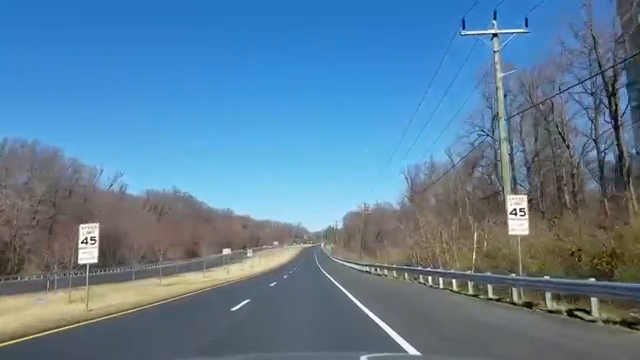
#> input picture frame 89 of road_video.mp4, 640 x 360 px
$ python road_detector_on_video_vid33.py
#> lines starting #> are read from the running program, lines starting #| are printed output that depends on the picture; after the words box and inside, x2 and y2 are one past the last pixel; in counts of white or black regions, pixels touching at a corner belong together
#> further down, frame is the input picture: shape (360, 640, 3); mean B, G, R 152.9, 126.5, 92.3
import matplotlib.pyplot as plt
import cv2
import numpy as np

def region_of_interest(img, vertices):
    mask = np.zeros_like(img)
    # channel_count = img.shape[2]
    match_mask_color = 255  #, ) * channel_count
    cv2.fillPoly(mask, vertices, match_mask_color)
    masked_image = cv2.bitwise_and(img, mask)
    return masked_image

def draw_the_lines(img, lines):
    img = np.copy(img)
    blank_image = np.zeros((img.shape[0], img.shape[1], 3), dtype=np.uint8)

    for line in lines:
        for x1, y1, x2, y2 in line:
            cv2.line(blank_image, (x1, y1), (x2, y2), (0,255,0), thickness=3)


    img = cv2.addWeighted(img, 0.8, blank_image,  1, 0.0)
    return img

# image = cv2.imread('road.jpg')
# image = cv2.cvtColor(image, cv2.COLOR_BGR2RGB)

def process(image):

    # print(image.shape)
    height = image.shape[0]
#> height = 360
    width = image.shape[1]
#> width = 640

    region_of_interest_vertices = [

        (0, height),
        (width/2, height/2),
        (width,height)

        # (120, height),
        # (width / 2, height / 2),
        # (width, 180)
    ]
#> region_of_interest_vertices = [(0, 360), (320, 180), (640, 360)]

    gray_image = cv2.cvtColor(image, cv2.COLOR_RGB2GRAY)
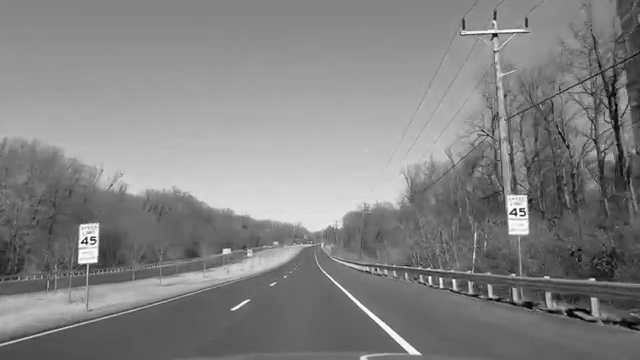
#> gray_image: shape (360, 640); min 0, max 255, mean 130.5
    canny_image = cv2.Canny(gray_image, 100, 120)
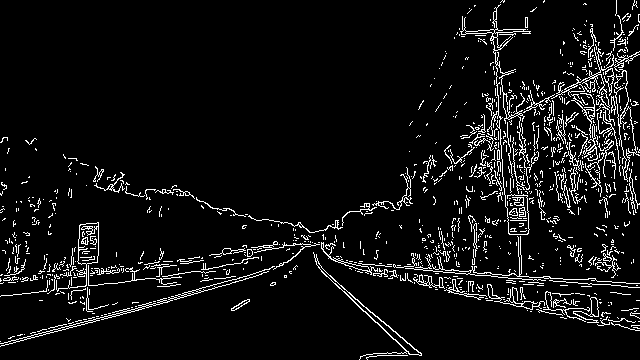
#> canny_image: shape (360, 640); 6.5% white in thin lines or dots

    cropped_image = region_of_interest(canny_image,
            np.array([region_of_interest_vertices], np.int32))
#> in region_of_interest, `cv2.fillPoly(mask, vertices, match_mask_color)`:
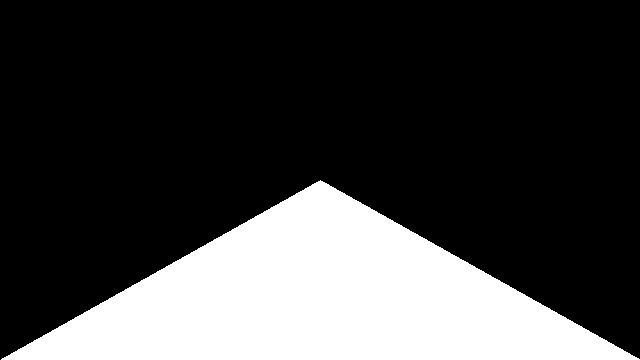
#> mask: shape (360, 640); 25.1% white; 1 white region, box (x1, y1, x2, y2) and area: (1, 180, 640, 360) 57740
#> in region_of_interest, `masked_image = cv2.bitwise_and(img, mask)`:
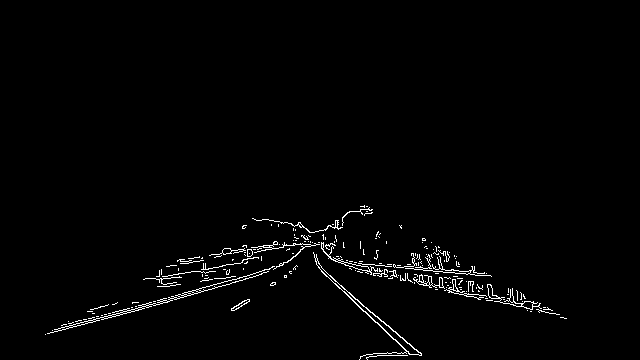
#> masked_image: shape (360, 640); 1.6% white in thin lines or dots, all inside (x1, y1, x2, y2) = (45, 205, 567, 360)
    lines = cv2.HoughLinesP(cropped_image, rho=2, theta=np.pi/60, threshold=50, lines=np.array([]), minLineLength=40, maxLineGap=100)
#> lines = 35 rows, first 6: [61, 325, 360, 245], [45, 334, 386, 243], [245, 245, 552, 310], [52, 330, 360, 247], [275, 221, 393, 339], [224, 248, 491, 276]

    image_with_lines = draw_the_lines(image, lines)
#> the loop in draw_the_lines, `for line in lines:` made 35 passes
#> line on passes 1 to 12: [[61, 325, 360, 245]], [[45, 334, 386, 243]], [[245, 245, 552, 310]], [[52, 330, 360, 247]], [[275, 221, 393, 339]], [[224, 248, 491, 276]], [[242, 246, 559, 314]], [[262, 246, 539, 305]], [[156, 279, 401, 227]], [[255, 219, 421, 353]], [[297, 224, 540, 303]], [[268, 245, 521, 298]]
#> after the loop in draw_the_lines, `for line in lines:`:
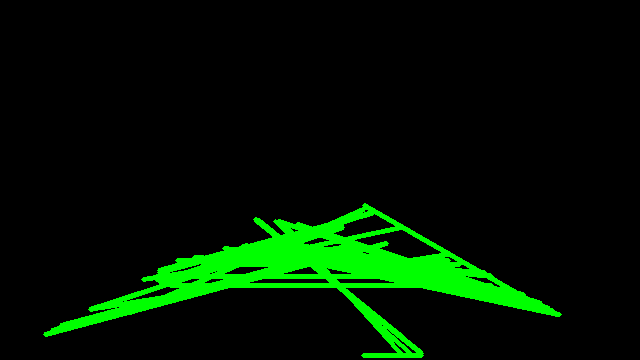
#> blank_image: shape (360, 640, 3); mean of channels 0, 1, 2 0, 21.1, 0; drawn as B, G, R
#> in draw_the_lines, `img = cv2.addWeighted(img, 0.8, blank_image,  1, 0.0)`:
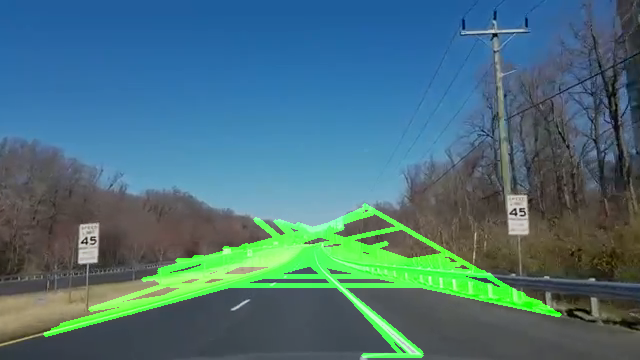
#> img: shape (360, 640, 3); mean B, G, R 122.3, 113.7, 73.9
    if lines is None:
        image_with_lines = image

    return image_with_lines


cap = cv2.VideoCapture('road_video.mp4')

while(cap.isOpened()):
    ret, frame = cap.read()
    frame = process(frame)
    cv2.imshow('frame',frame)
    if cv2.waitKeyEx(1) & 0xff == ord('q'):
#> (key q is pressed here)
        break

cap.release()
cv2.destroyAllWindows()

$ run again, starting later in the video
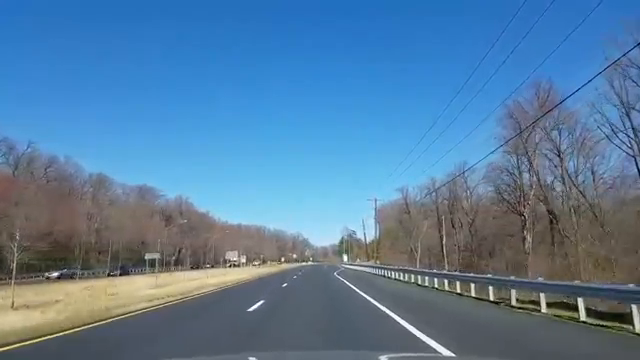
#> input picture frame 400 of road_video.mp4, 640 x 360 px
#> frame is the input picture: shape (360, 640, 3); mean B, G, R 157.7, 125, 87.2
#> in process, `canny_image = cv2.Canny(gray_image, 100, 120)`:
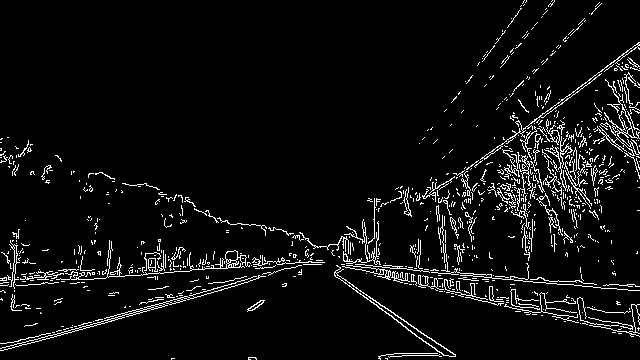
#> canny_image: shape (360, 640); 5.5% white in thin lines or dots
#> mask: shape (360, 640); 25.1% white; 1 white region, box (x1, y1, x2, y2) and area: (1, 180, 640, 360) 57740
#> masked_image: shape (360, 640); 1.8% white in thin lines or dots, all inside (x1, y1, x2, y2) = (29, 210, 573, 360)
#> lines = 36 rows, first 6: [45, 334, 379, 244], [29, 343, 132, 315], [38, 338, 376, 247], [289, 253, 549, 308], [187, 259, 486, 275], [264, 225, 443, 355]
#> the loop in draw_the_lines, `for line in lines:` made 36 passes
#> in draw_the_lines, `img = cv2.addWeighted(img, 0.8, blank_image,  1, 0.0)`:
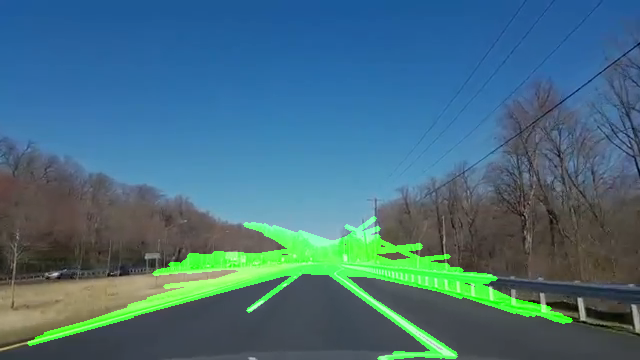
#> img: shape (360, 640, 3); mean B, G, R 126.1, 111.2, 69.8

$ run again, starting later in the video
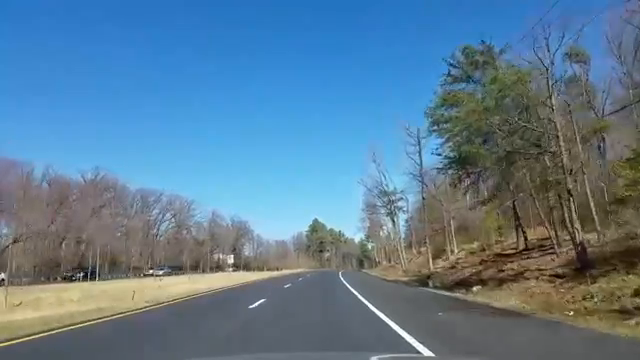
#> input picture frame 712 of road_video.mp4, 640 x 360 px
#> frame is the input picture: shape (360, 640, 3); mean B, G, R 147.8, 124.6, 92.7
#> in process, `canny_image = cv2.Canny(gray_image, 100, 120)`:
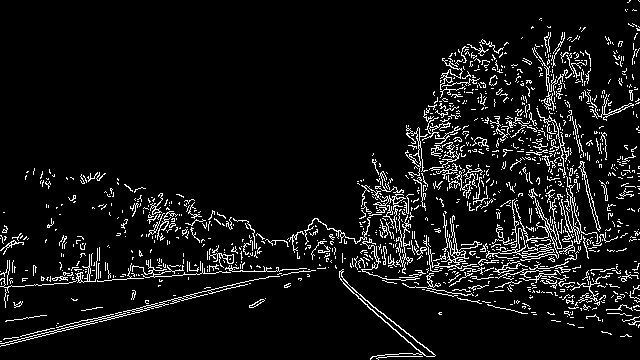
#> canny_image: shape (360, 640); 7.4% white in thin lines or dots
#> mask: shape (360, 640); 25.1% white; 1 white region, box (x1, y1, x2, y2) and area: (1, 180, 640, 360) 57740
#> masked_image: shape (360, 640); 1.9% white in thin lines or dots, all inside (x1, y1, x2, y2) = (43, 204, 583, 360)
#> lines = 46 rows, first 6: [65, 330, 414, 237], [43, 335, 414, 236], [147, 277, 465, 261], [242, 239, 501, 308], [163, 269, 452, 254], [153, 274, 457, 258]
#> the loop in draw_the_lines, `for line in lines:` made 46 passes
#> in draw_the_lines, `img = cv2.addWeighted(img, 0.8, blank_image,  1, 0.0)`:
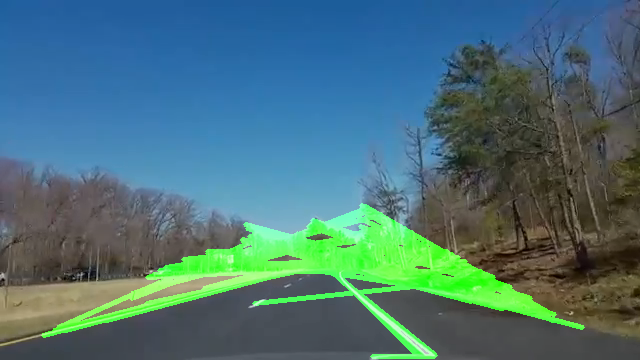
#> img: shape (360, 640, 3); mean B, G, R 118.2, 113.8, 74.2
